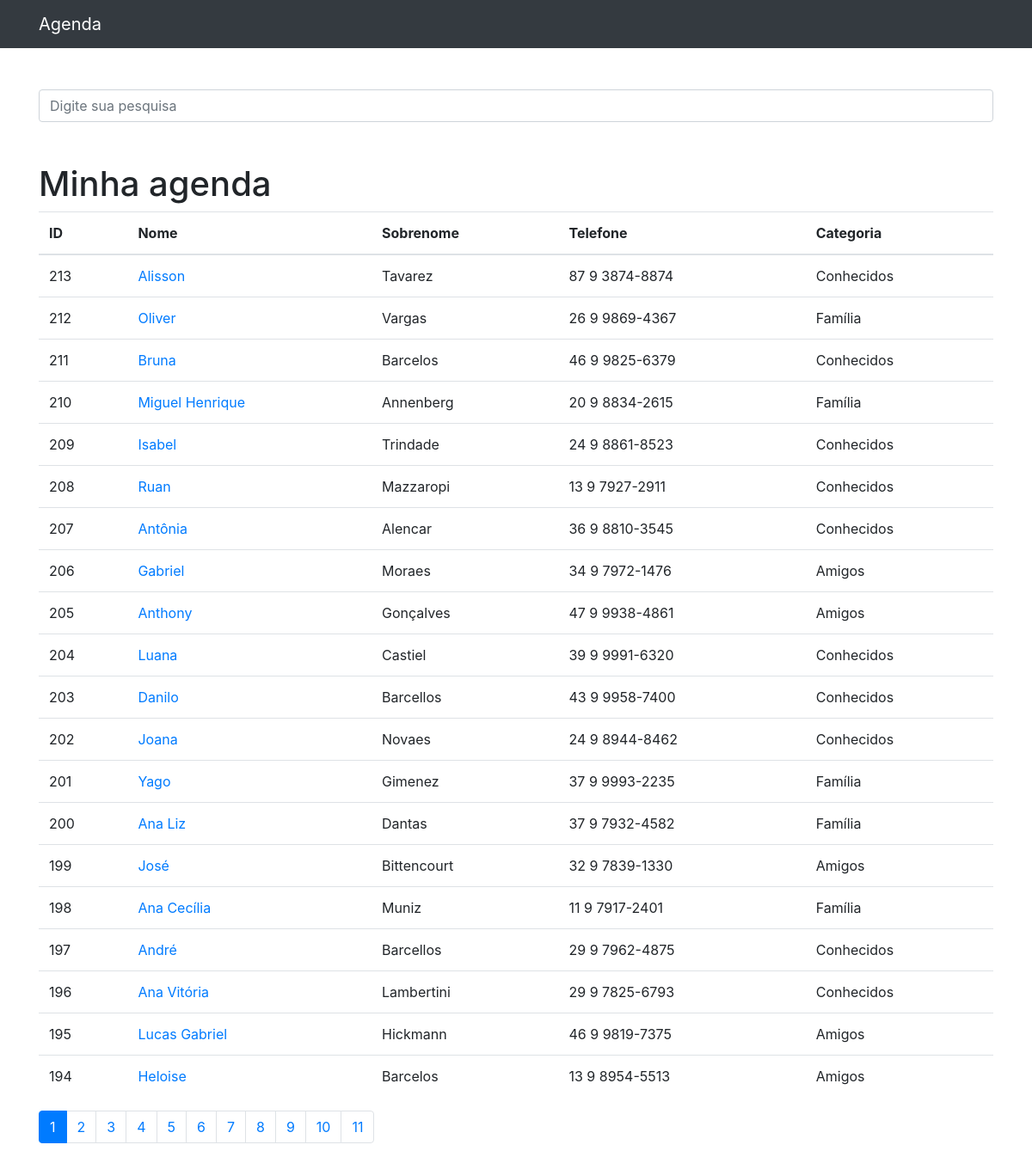
The page / on the database its author committed.
### contatos/models.py (models this page shows, shortened)
class Contato(models.Model):
    nome = models.CharField(max_length=150)
    sobrenome = models.CharField(max_length=255, blank=True)
    telefone = models.CharField(max_length=255)
    email = models.CharField(max_length=255, blank=True)
    data_criacao = models.DateTimeField(default=timezone.now)
    descricao = models.TextField(blank=True)
    categoria = models.ForeignKey(Categoria, on_delete=models.DO_NOTHING)
    mostrar = models.BooleanField(default=True)
    foto = models.ImageField(blank=True, upload_to='fotos/%Y/%m/')

class Categoria(models.Model):
    nome = models.CharField(max_length=255)
    def __str__(self):
        return self.nome

### contatos/views.py (the view)
# urls.py: path('', views.index, name='index'),
def index(request):
    contatos = Contato.objects.order_by('-id').filter(
        mostrar=True
    )
    paginator = Paginator(contatos, 20)
    page = request.GET.get('p')
    contatos = paginator.get_page(page)
    return render(request, 'contatos/index.html', {
        'contatos': contatos
    })

### contatos/templates/contatos/index.html
{% extends 'base.html' %}
{%block conteudo%}
    <h1 class="mt-5">Minha agenda</h1>
    <table class="table">
      <thead>
        <tr>
          <th>ID</th>
          <th>Nome</th>
          <th>Sobrenome</th>
          <th>Telefone</th>
          <th>Categoria</th>
        </tr>
      </thead>
      <tbody>
        {% for contato in contatos %}
          <tr>
            <td>{{ contato.id }}</td>
            <td>
              <a href="{% url 'ver_contato' contato.id %}">{{ contato.nome }}</a>
            </td>
            <td>{{ contato.sobrenome }}</td>
            <td>{{ contato.telefone }}</td>
            <td>{{ contato.categoria }}</td>
          </tr>
        {% endfor %}
      </tbody>
    </table>
<nav aria-label="Page navigation example">
  <ul class="pagination">
    {% for pagina in contatos.paginator.page_range %}
      {% if contatos.number == pagina %}
        <li class="page-item active">
          <a class="page-link" href="?p={{ pagina }}&termo={{ request.GET.termo }}">{{pagina}}</a>
        </li>
      {% else %}
        <li class="page-item">
          <a class="page-link" href="?p={{ pagina }}&termo={{ request.GET.termo }}">{{pagina}}</a>
        </li>
      {% endif %}
    {% endfor %}
  </ul>
</nav>
{%endblock%}

### templates/base.html (shortened to what this page needs)
{% load static %}
<!DOCTYPE html>
<html lang="pt">
<head>
  {% include 'parciais/_head.html' %}
</head>
<body>
  {% include 'parciais/_nav.html' %}
  <div class="container">
    <div class="row">
      <div class="col-lg-12">
        {% if 'accounts' not in request.path %}
        <br><br>
        <form method="get" action="{% url 'busca' %}">
          <div class="form-group row">
            <div class="col-12">
              <input class="form-control"
                     type="search" value="{{ request.GET.termo }}"
                     id="search-input"
                     placeholder="Digite sua pesquisa"
                     name="termo">
            </div>
          </div>
        </form>
        {% endif %}
        {%block conteudo%} {%endblock%}
      </div>
    </div>
  </div>
</body>
</html>

### templates/parciais/_head.html (shortened to what this page needs)
{% load static %}
<link href="{% static 'vendor/bootstrap/css/bootstrap.min.css'%}" rel="stylesheet">

### templates/parciais/_nav.html (shortened to what this page needs)
  <nav class="navbar navbar-expand-lg navbar-dark bg-dark static-top">
    <div class="container">
      <a class="navbar-brand" href="{% url 'index' %}">Agenda</a>
    </div>
  </nav>

### rows shown on the page
Contato: id "213", nome "Alisson", sobrenome "Tavarez", telefone "87 9 3874-8874", categoria "Conhecidos"
Contato: id "212", nome "Oliver", sobrenome "Vargas", telefone "26 9 9869-4367", categoria "Família"
Contato: id "211", nome "Bruna", sobrenome "Barcelos", telefone "46 9 9825-6379", categoria "Conhecidos"
Contato: id "210", nome "Miguel Henrique", sobrenome "Annenberg", telefone "20 9 8834-2615", categoria "Família"
Contato: id "209", nome "Isabel", sobrenome "Trindade", telefone "24 9 8861-8523", categoria "Conhecidos"
Contato: id "208", nome "Ruan", sobrenome "Mazzaropi", telefone "13 9 7927-2911", categoria "Conhecidos"
Contato: id "207", nome "Antônia", sobrenome "Alencar", telefone "36 9 8810-3545", categoria "Conhecidos"
Contato: id "206", nome "Gabriel", sobrenome "Moraes", telefone "34 9 7972-1476", categoria "Amigos"
Contato: id "205", nome "Anthony", sobrenome "Gonçalves", telefone "47 9 9938-4861", categoria "Amigos"
Contato: id "204", nome "Luana", sobrenome "Castiel", telefone "39 9 9991-6320", categoria "Conhecidos"
Contato: id "203", nome "Danilo", sobrenome "Barcellos", telefone "43 9 9958-7400", categoria "Conhecidos"
Contato: id "202", nome "Joana", sobrenome "Novaes", telefone "24 9 8944-8462", categoria "Conhecidos"
Contato: id "201", nome "Yago", sobrenome "Gimenez", telefone "37 9 9993-2235", categoria "Família"
Contato: id "200", nome "Ana Liz", sobrenome "Dantas", telefone "37 9 7932-4582", categoria "Família"
Contato: id "199", nome "José", sobrenome "Bittencourt", telefone "32 9 7839-1330", categoria "Amigos"
Contato: id "198", nome "Ana Cecília", sobrenome "Muniz", telefone "11 9 7917-2401", categoria "Família"
Contato: id "197", nome "André", sobrenome "Barcellos", telefone "29 9 7962-4875", categoria "Conhecidos"
Contato: id "196", nome "Ana Vitória", sobrenome "Lambertini", telefone "29 9 7825-6793", categoria "Conhecidos"
Contato: id "195", nome "Lucas Gabriel", sobrenome "Hickmann", telefone "46 9 9819-7375", categoria "Amigos"
Contato: id "194", nome "Heloise", sobrenome "Barcelos", telefone "13 9 8954-5513", categoria "Amigos"

### other values the page prints
{{ pagina }} "1"
{{ pagina }} "2" "3" "4" "5" "6" "7" "8" "9" "10" "11"
